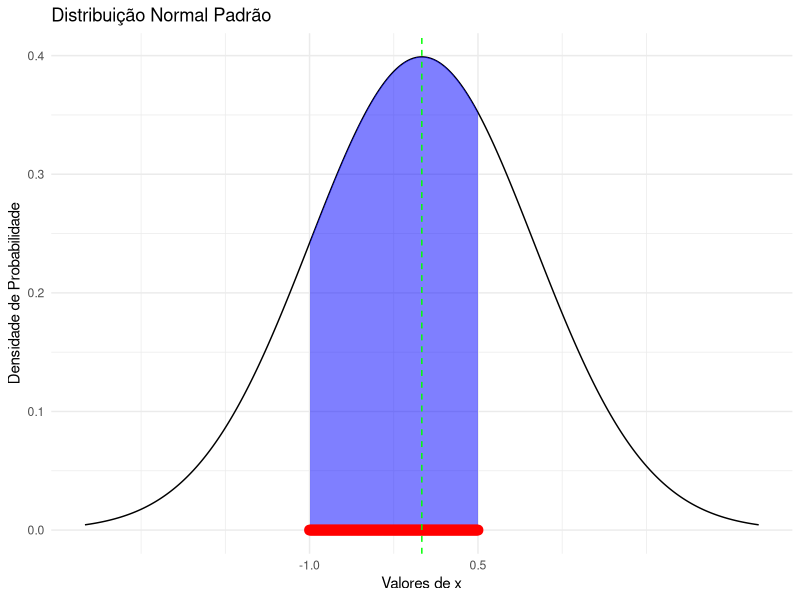

Source code (R):
## ---- chunk 1
#| echo: TRUE
vetor1 <- c(2, 10)
vetor2 <- "João"
matriz <- matrix(1:4, nrow = 2)
lista <- list(vetor1,
vetor2, matriz)

print(lista)
## ---- chunk 2
#| echo: TRUE
x <- c(10,20)
y <- c(11,21)
#Operação vetorizada
z = x + y
#Operação não vetorizada
z1 <- integer(length(x))
for (i in seq_along(z1) ){
  z1[i] <- x[i] + y[i]
}

z; z1
## ---- chunk 3
#| echo: TRUE
# Definição de uma função em R
minha_funcao <- function(x, y) {
  resultado <- x + y
  return(resultado)
}

# Chamando a função e armazenando o resultado em uma variável
resultado <- minha_funcao(3, 5)
print(resultado)  # Saída: 8
## ---- chunk 4
#| echo: true
meu_vetor <- c(1, 2, 3, 4, 5)
meu_vetor
## ---- chunk 5
#| echo: true
minha_lista <- list(nome = "João", idade = 25, notas = c(8, 7, 9))
minha_lista
## ---- chunk 6
#| echo: true
# Criando uma matriz de exemplo
matriz <- matrix(1:9, nrow = 3)
# for
resultado_for <- numeric(length(matriz))
for (i in seq_along(matriz)) {
  resultado_for[i] <- matriz[i] ^ 2
}
# Exibindo os resultados
print(resultado_for)
## ---- chunk 7
#| echo: true
# apply
resultado_apply <- as.vector(
                     apply(matriz,
                           MARGIN = c(1, 2),
                           FUN = function(x) x^2))

# map
resultado_map <- purrr::map_dbl(matriz, ~ .x^2)

# Exibindo os resultados
print(resultado_apply)
print(resultado_map)
## ---- chunk 8
#| echo: true
matriz <- matrix(1:9, nrow = 3)
#Solução 1 - pedi para fazer com apply
verificar_par <- function(x) {  x %% 2 == 0  }
pares <- apply(matriz, MARGIN = 1:2,
FUN = verificar_par)
matriz_quadrados_pares <- matriz
matriz_quadrados_pares[pares] <- matriz[pares] ^ 2

#Solução 2 Forçando a barra com ChatGPT (apply + ifelse)
matriz_quadrados_pares <- apply(matriz, MARGIN = c(1, 2), 
FUN = function(x) ifelse(x %% 2 == 0, x^2, x))

# Solução 3 ♥ Pedi que usasse ifelse
matriz_quadrados_pares <- ifelse(matriz %% 2 == 0, matriz^2, matriz)
## ---- chunk 9
#| echo: true
matriz <- matrix(1:90000, nrow = 300)
#Solução 1 - pedi para fazer com apply
verificar_par <- function(x) {  x %% 2 == 0  }
system.time({pares <- apply(matriz, MARGIN = 1:2,
FUN = verificar_par)
matriz_quadrados_pares <- matriz
matriz_quadrados_pares[pares] <- matriz[pares] ^ 2})

#Solução 2 Forçando a barra com ChatGPT (apply + ifelse)
system.time({matriz_quadrados_pares <- apply(matriz, MARGIN = c(1, 2), 
FUN = function(x) ifelse(x %% 2 == 0, x^2, x))})

# Solução 3 ♥ Pedi que usasse ifelse
system.time({matriz_quadrados_pares <- ifelse(matriz %% 2 == 0, matriz^2, matriz)})
## ---- chunk 10
#| echo: TRUE
# Função que retorna função p/ calcular a média ponderada
criar_funcao_media_ponderada <- function(pesos) {
  media_ponderada <- function(valores) {
    resultado <- sum(valores * pesos) / sum(pesos)
    return(resultado)  }
  return(media_ponderada) }
# Criar função com diferentes pesos
media_ponderada_p1 <- criar_funcao_media_ponderada(c(0.3, 0.2))
media_ponderada_p2 <- criar_funcao_media_ponderada(c(0.4, 0.4))
valores <- c(10, 20) 
# Calcular a média ponderada para valores:
resultado1 <- media_ponderada_p1(valores)
resultado2 <- media_ponderada_p2(valores)
print(resultado1)  # Saída: 14
print(resultado2)  # Saída: 15
## ---- chunk 11
#| echo: true
x <- matrix(1:40000,ncol=200)
# MARGIN=2: corresponde a coluna
system.time({ apply(x, 2, function(i) mean(i) / sd(x)) })
## ---- chunk 12
#| echo: true
x <- matrix(1:40000,ncol=200) # matriz 200x200
sd_x = sd(x)
system.time({apply(x, 2, function(i) mean(i) / sd_x) })
## ---- chunk 13
#| echo: true
calculate_mean_divided_by_sd <- function(matrix_data) {
  mean_values <- apply(matrix_data, 2, mean)
  sd_value <- sd(matrix_data)
  result <- mean_values / sd_value
  return(result)
}
system.time({resultado <- calculate_mean_divided_by_sd(x)})
## ---- chunk 14
#| echo: TRUE
##| code-line-numbers: "|5"
# Criando uma matriz de exemplo
matriz <- matrix(1:9, nrow = 3)

# Aplicando a função sum a cada coluna da matriz
resultado <- apply(matriz, 2, sum)

# Imprimindo a matriz
matriz

# Imprimindo o resultado
print(resultado)  # Saída: 6 15 24
## ---- chunk 15
#| echo: TRUE
##| code-line-numbers: "|8|10"
# Carregando o pacote purrr
library(purrr)

# Criando uma matriz de exemplo
matriz <- matrix(1:9, nrow = 3)

# Aplicando a função sum a cada coluna da matriz
resultado1 <- map(as.data.frame(matriz), sum)

resultado2 <- map_dbl(as.data.frame(matriz), sum)

# Imprimindo os resultados
print(resultado1)  # Saída: 6 15 24 na forma de lista
print(resultado2)  # Saída: 6 15 24 na forma de vetor

## ---- chunk 16
#| echo: TRUE
#| code-line-numbers: "|5"
# Criar uma matriz 3x3
matriz <- matrix(1:9, nrow = 3)

# Calcular a soma das colunas
soma_colunas <- colSums(matriz)

# Exibir a matriz e a soma das colunas
print(matriz)
print(soma_colunas)
## ---- chunk 17
#| echo: true
numeros <- c(2, 3, 5, 7, 11)
# Usando reduce para calcular o produto acumulado dos números
produto_acumulado <- reduce(numeros, `*`)
print(produto_acumulado)  # Saída: 2310
## ---- chunk 18
#| echo: true
# Usando a função prod para calcular o produto acumulado dos elementos da lista
produto_acumulado <- prod(numeros)
print(produto_acumulado)  # Saída: 2310
## ---- chunk 19
#| echo: true
aplicar_desconto <- function(acc, preco) {
# Suponha que o desconto seja de 10% para preços acima de 50 e 5% caso contrário
  if (preco > 50) {
    desconto <- preco * 0.1
  } else {
    desconto <- preco * 0.05
  }
  # Aplica o desconto ao preço atual e acumula o resultado
  return(acc + (preco - desconto))
}
# reduce para calcular o preço total após aplicar o desconto a todos os produtos
precos <- c(100, 50, 75, 120)
preco_total <- purrr::reduce(precos, aplicar_desconto, .init = 0)
print(preco_total)  # Saída: 313
## ---- chunk 20
#| echo: true
#| message: false
#| warning: false
library(ggplot2)
x <- seq(-3, 3, 0.01) #vetor de valores no intervalo desejado
y <- dnorm(x) #densidade de prob. para a dist. normal padrão
df <- data.frame(x, y) # dataframe com os valores de x e y
df_subset <- subset(df, x >= -1 & x <= 0.5) # Filtrar x em -1 a 0.5
# Gráfico da distribuição normal padrão
plot <- ggplot(df, aes(x, y)) +
  geom_line() +
  geom_ribbon(data = df_subset, aes(x = x, ymin = 0, ymax = y),
fill = "blue", alpha = 0.5) +
  geom_point(data = df_subset, aes(x = x, y = 0), color = "red", size = 3) +
  geom_vline(xintercept = 0, linetype = "dashed", color = "green") +  
  scale_x_continuous(breaks = c(-1, 0.5)) +
  labs(x = "Valores de x", y = "Densidade de Probabilidade",
title = "Distribuição Normal Padrão") +
  theme_minimal()
## ---- chunk 21
# Exiba o gráfico
print(plot)
